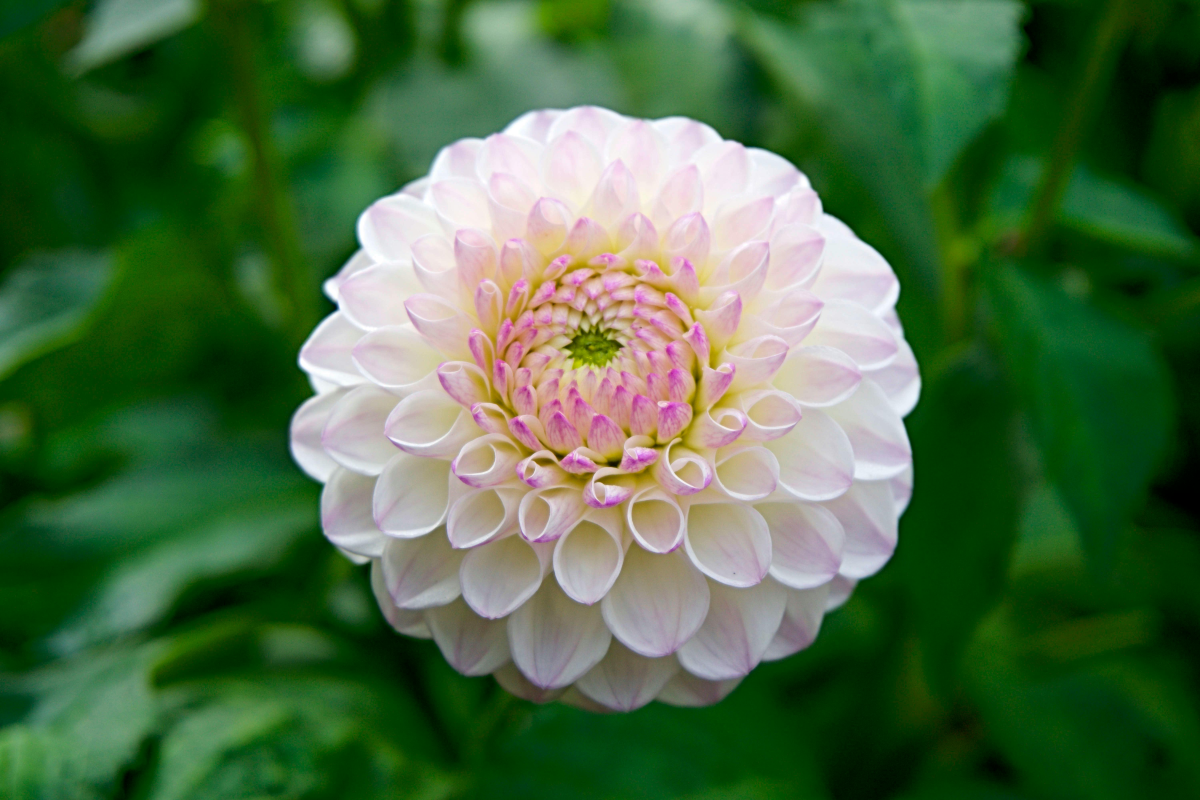
#> input picture Image_processing/image1.jpg.jpg, 6000 x 4000 px, found by its file name (shown at 1/5 size)
$ python stack.py
#> lines starting #> are read from the running program, lines starting #| are printed output that depends on the picture
import cv2
import numpy as np

img1 = cv2.imread('C:/Users/hp/Desktop/python.py/images/image1.jpg.jpg')
#> img1 is the input picture: shape (4000, 6000, 3); mean B, G, R 68, 108.3, 74.7
img2 = cv2.imread('C:/Users/hp/Desktop/python.py/images/image2.jpg.jpg')
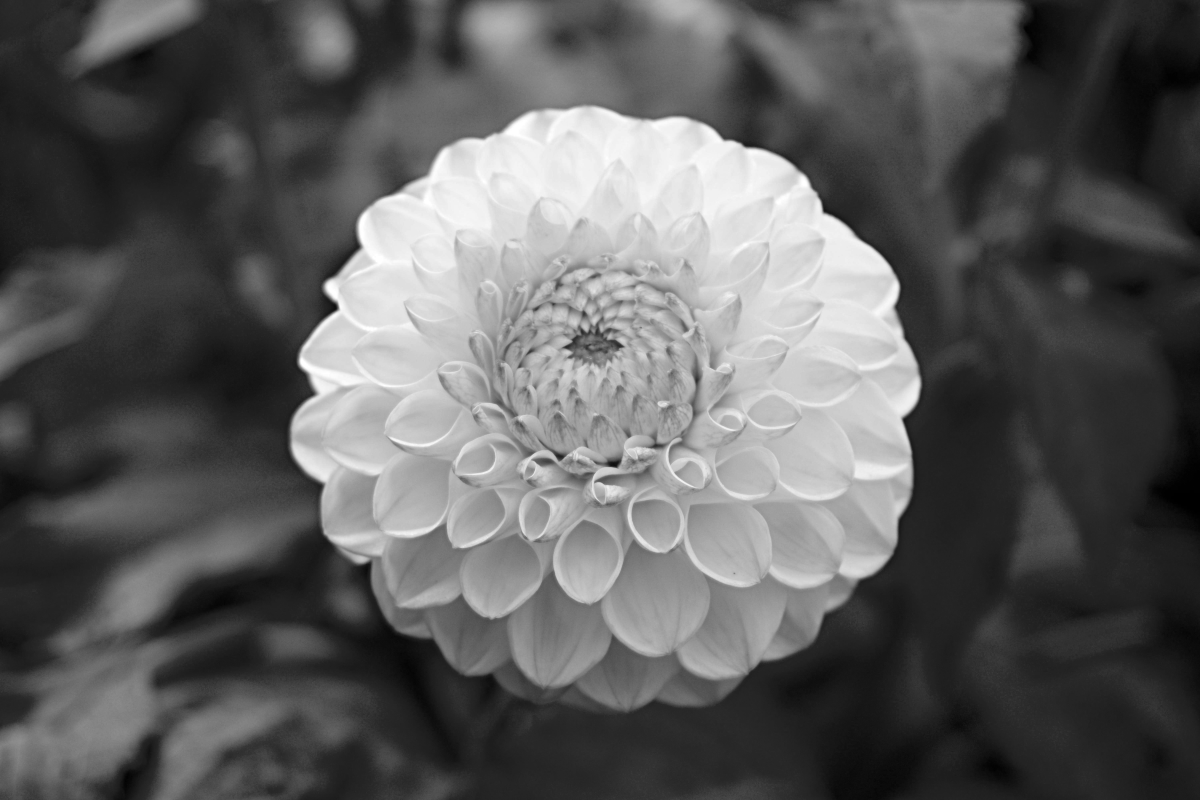
#> input picture Image_processing/image2.jpg.jpg, 6000 x 4000 px, found by its file name (shown at 1/5 size)
#> img2 is the input picture: shape (4000, 6000, 3); min 0, max 255, mean 93.6

img1 = cv2.resize(img1, (500, 500))
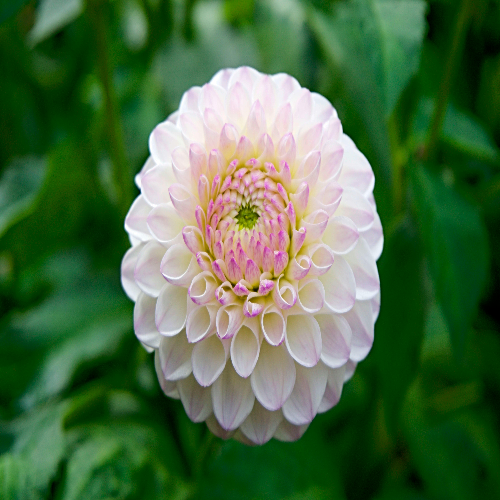
#> img1: shape (500, 500, 3); mean B, G, R 68.1, 108.5, 74.8
img2 = cv2.resize(img2, (500, 500))
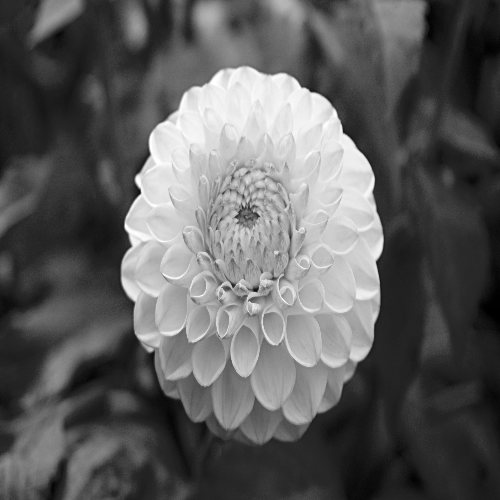
#> img2: shape (500, 500, 3); min 0, max 255, mean 93.8

h_concat = np.hstack((img1, img2))
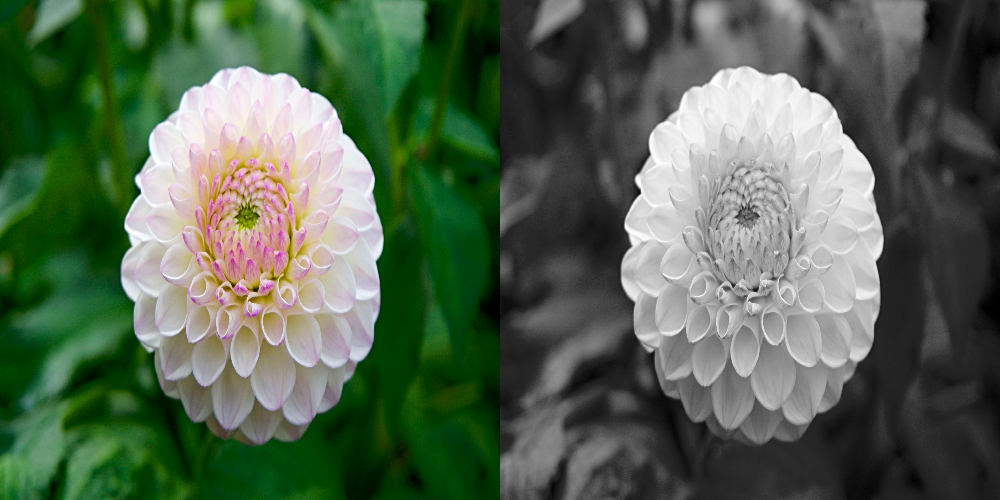
#> h_concat: shape (500, 1000, 3); mean B, G, R 81, 101.1, 84.3
v_concat = np.vstack((img1, img2))
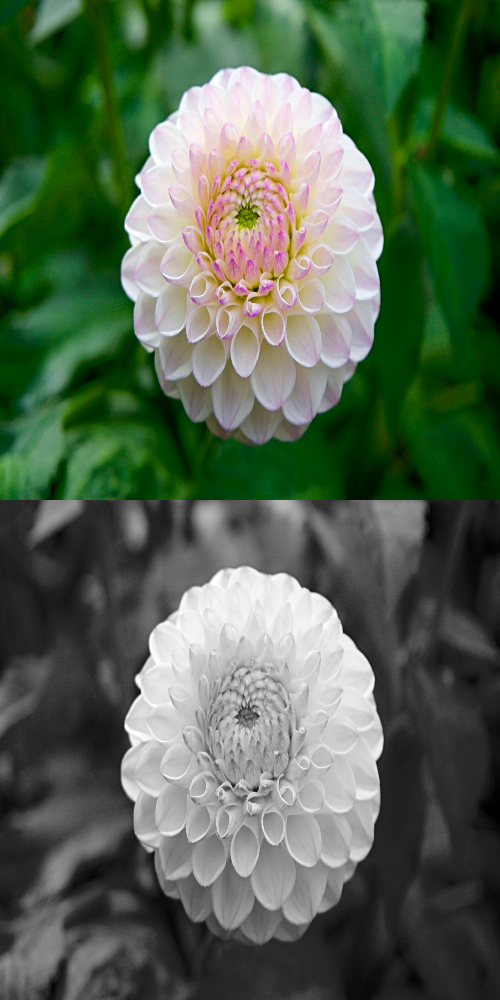
#> v_concat: shape (1000, 500, 3); mean B, G, R 81, 101.1, 84.3

cv2.imshow('Horizontal Concatenation', h_concat)
cv2.imshow('Vertical Concatenation', v_concat)

cv2.waitKey(0)
cv2.destroyAllWindows()
